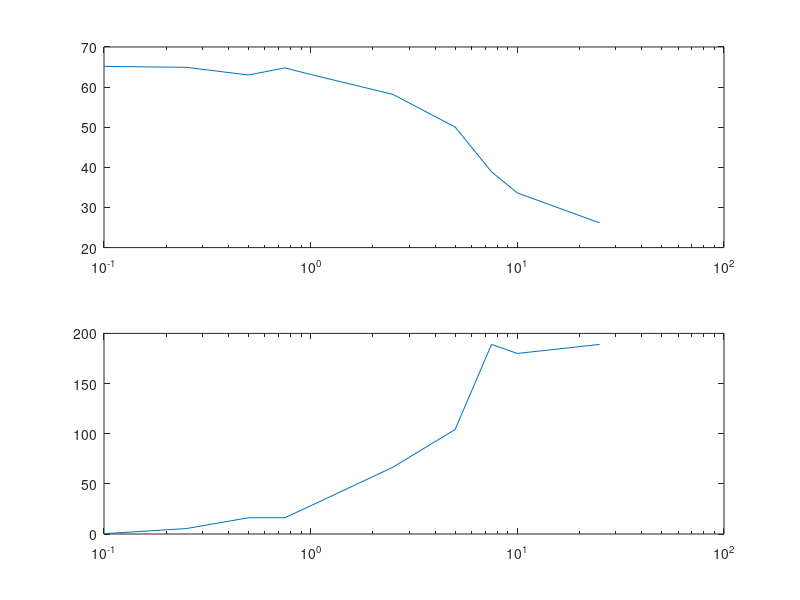

Here is the MATLAB script that generated this plot:
M = [3.7 5.37 6.99 12.21 18.34 23.52 25.51 23.36 25.7 26.00];
freqs = [25 10 7.5 5 2.5 1 0.75 0.5 0.25 0.1];
dt = [0.0210 0.05 0.07 0.0579 0.0740 0.078 0.06 0.09 0.06 0.009];
G = 20*log(M);
fase =(dt.*freqs)*360;
subplot(2,1,1);
semilogx(freqs, G);
subplot(2,1,2);
semilogx(freqs,fase);
